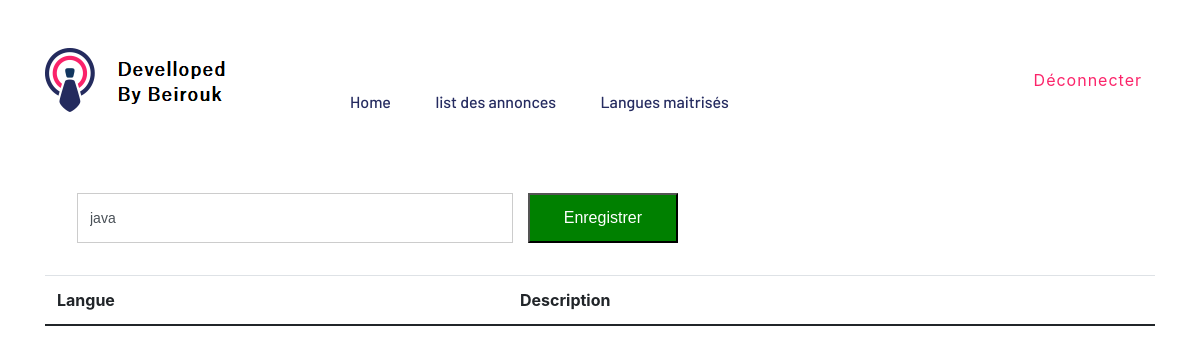
The page /languesmaitrise/ (signed in) on the database as committed earlier.
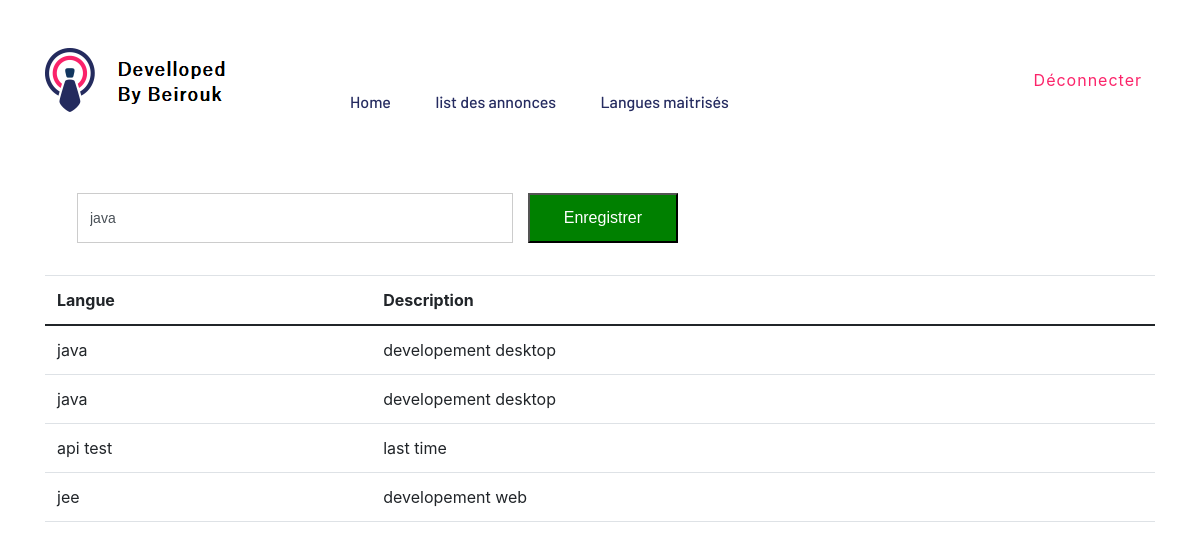
The same page on the database as committed later.
### myappdjf/models.py (models this page shows, shortened)
class LangueMaitrise(models.Model):
    c_emploi = models.ForeignKey(C_emploi, on_delete=models.CASCADE)
    langue = models.ForeignKey(Langue, default="",on_delete=models.CASCADE)

class Langue(models.Model):
    nom = models.CharField(max_length=100, default="", editable=False)
    description = models.TextField(max_length=400, default="", editable=False)

### myappdjf/views.py (the view, shortened to what this page needs)
# urls.py: path("languesmaitrise/", views.languesmaitrise, name="languesmaitrise"),
def languesmaitrise(request):
    c_emploi = C_emploi.objects.get(user=request.user)
    langues = LangueMaitrise.objects.filter(c_emploi=c_emploi)
    lang = Langue.objects.all()
    return render(request, "languesmaitrise.html", {'langues':langues, 'lang':lang})

### myappdjf/templates/languesmaitrise.html (shortened to what this page needs)
{% extends 'user_navbar.html' %}
{% block body %}
<div class="container">
    <section class="search-sec">
        <div class="container">
            <form  action="" method="POST" novalidate="novalidate">
                <div class="row">
                    <div class="col-lg-12">
                        <div class="row">
                            <div class="col-lg-5 col-md-3 col-sm-12 p-0">
                                <select name="idid" class="form-control search-slt" >
                                    {% for ll in lang%}
                                    <option value="{{ll.id}}">{{ll.nom}}</option>
                                    {% endfor %}
                                </select>
                            </div>
                            <div class="col-lg-2 col-md-4 ">
                                <button type="submit" value="Submit" style="background-color:green; height:50px; width:150px">Enregistrer</button>
                            </div>
                        </div>
                    </div>
                </div>
            </form>
        </div>
        </section>
    <table class="table table-hover" >
        <thead>
            <tr>
                <th>Langue</th>
                <th>Description</th>
            </tr>
        </thead>
        <tbody>
            {% for l in langues %}
            <tr>
                <td>{{l.langue.nom}}</td>
                <td>{{l.langue.description}}</td>
            </tr>
            {% endfor %}
        </tbody>
    </table>
</div>
{% endblock %}

### myappdjf/templates/user_navbar.html (shortened to what this page needs)
{% load static %}
<!doctype html>
<html lang="en">
<head>
  <link href="https://cdn.jsdelivr.net/npm/bootstrap@5.0.2/dist/css/bootstrap.min.css" rel="stylesheet"
>
  <link rel="stylesheet" href="https://cdnjs.cloudflare.com/ajax/libs/font-awesome/5.15.3/css/all.min.css">
  <link rel="stylesheet" href="{% static 'assets/css/bootstrap.min.css' %}">
            <link rel="stylesheet" href="{% static 'assets/css/bootstrap.min.css' %}">
            <link rel="stylesheet" href="{% static 'assets/css/flaticon.css' %}">
            <link rel="stylesheet" href="{% static 'assets/css/price_rangs.css' %}">
            <link rel="stylesheet" href="{% static 'assets/css/slicknav.css' %}">
            <link rel="stylesheet" href="{% static 'assets/css/animate.min.css' %}">
            <link rel="stylesheet" href="{% static 'assets/css/magnific-popup.css' %}">
            <link rel="stylesheet" href="{% static 'assets/css/fontawesome-all.min.css' %}">
            <link rel="stylesheet" href="{% static 'assets/css/themify-icons.css' %}">
            <link rel="stylesheet" href="{% static 'assets/css/slick.css' %}">
            <link rel="stylesheet" href="{% static 'assets/css/nice-select.css' %}">
            <link rel="stylesheet" href="{% static 'assets/css/style.css' %}">
            <link href="//maxcdn.bootstrapcdn.com/bootstrap/4.1.1/css/bootstrap.min.css" rel="stylesheet" id="bootstrap-css"></script>
            <link rel="stylesheet" href="https://use.fontawesome.com/releases/v5.8.1/css/all.css">
            <link rel="stylesheet" href="{% static 'cssFreelancerTem.css' %}">
            <link href="{% static 'fs/css/main.css' %}" rel="stylesheet" />
                <link href="{% static 'fs/css/rechercher.css' %}" rel="stylesheet" />
</head>
<body>
  <div class="header-area header-transparrent">
    <div class="headder-top header-sticky">
         <div class="container">
             <div class="row align-items-center">
                 <div class="col-lg-3 col-md-2">
                     <div class="logo">
                         <a href=""><img src="{% static 'assets/img/logo/newlogo.png' %}" alt=""></a>
                     </div>
                 </div>
                 <div class="col-lg-9 col-md-9">
                     <div class="menu-wrapper">
                         <div class="main-menu">
                             <nav class="d-none d-lg-block">
                                 <ul id="navigation">
                                     <li><a href="/page_home_chercheur_emploi/">Home</li>
                                     <li><a href="/les_annonces_emploi/">list des annonces</a></li>
                                     <li><a href="/languesmaitrise/">Langues maitrisés</a></li>
                                 </ul>
                             </nav>
                         </div>
                         <div class="header-btn d-none f-right d-lg-block">
                             <a href="/deconnecter/" class="btn head-btn2">Déconnecter</a>
                         </div>
                     </div>
                 </div>
                 <div class="col-12">
                 </div>
             </div>
         </div>
    </div>
</div>
  {% block body %}
  {% endblock %}
</body>
</html>

### myappdjf/static/fs/css/main.css (style rules this page uses)
html { line-height: 1.15; -ms-text-size-adjust: 100%; -webkit-text-size-adjust: 100%; }
body { margin: 0; }
article, aside, footer, header, nav, section { display: block; }
a { background-color: transparent; -webkit-text-decoration-skip: objects; }
img { border-style: none; }
button, input, optgroup, select, textarea { font-family: sans-serif; font-size: 100%; line-height: 1.15; margin: 0; }
button, input { overflow: visible; }
button, select { text-transform: none; }
button, html [type="button"], [type="reset"], [type="submit"] { -webkit-appearance: button; }
html { height: 100%; }
* { box-sizing: border-box; }

### myappdjf/static/fs/css/rechercher.css (style rules this page uses)
.search-sec { padding: 2rem; }
.search-slt { display: block; width: 100%; font-size: 0.875rem; line-height: 1.5; background-color: #fff; background-image: none; border: 1px solid #ccc; height: calc(3rem + 2px) !important; border-radius:0; }

Rows that differ between the two databases and show on the page:
added LangueMaitrise: langue.nom "java", langue.description "developement desktop"
added LangueMaitrise: langue.nom "java", langue.description "developement desktop"
added LangueMaitrise: langue.nom "api test", langue.description "last time"
added LangueMaitrise: langue.nom "jee", langue.description "developement web"
